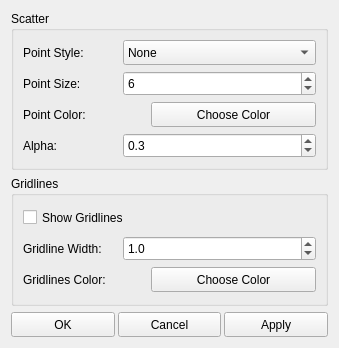
<?xml version="1.0" encoding="UTF-8"?>
<ui version="4.0">
 <class>Dialog</class>
 <widget class="QWidget" name="Dialog">
  <property name="geometry">
   <rect>
    <x>0</x>
    <y>0</y>
    <width>339</width>
    <height>348</height>
   </rect>
  </property>
  <property name="windowTitle">
   <string>Ternary Settings</string>
  </property>
  <layout class="QVBoxLayout" name="verticalLayout_3">
   <item>
    <widget class="QGroupBox" name="groupBox">
     <property name="title">
      <string>Scatter</string>
     </property>
     <layout class="QVBoxLayout" name="verticalLayout">
      <item>
       <layout class="QHBoxLayout" name="horizontalLayout" stretch="1,2">
        <property name="spacing">
         <number>3</number>
        </property>
        <item>
         <widget class="QLabel" name="lbl_point_style">
          <property name="sizePolicy">
           <sizepolicy hsizetype="Preferred" vsizetype="Fixed">
            <horstretch>0</horstretch>
            <verstretch>0</verstretch>
           </sizepolicy>
          </property>
          <property name="minimumSize">
           <size>
            <width>0</width>
            <height>25</height>
           </size>
          </property>
          <property name="text">
           <string>Point Style:</string>
          </property>
         </widget>
        </item>
        <item>
         <widget class="QComboBox" name="cmb_marker_style">
          <property name="sizePolicy">
           <sizepolicy hsizetype="Preferred" vsizetype="Fixed">
            <horstretch>0</horstretch>
            <verstretch>0</verstretch>
           </sizepolicy>
          </property>
          <property name="minimumSize">
           <size>
            <width>0</width>
            <height>25</height>
           </size>
          </property>
          <property name="maximumSize">
           <size>
            <width>16777215</width>
            <height>25</height>
           </size>
          </property>
          <property name="currentIndex">
           <number>0</number>
          </property>
          <item>
           <property name="text">
            <string>None</string>
           </property>
          </item>
          <item>
           <property name="text">
            <string>Square</string>
           </property>
          </item>
          <item>
           <property name="text">
            <string>Circle</string>
           </property>
          </item>
          <item>
           <property name="text">
            <string>Triangle_up</string>
           </property>
          </item>
          <item>
           <property name="text">
            <string>Triangle_down</string>
           </property>
          </item>
          <item>
           <property name="text">
            <string>Diamond</string>
           </property>
          </item>
          <item>
           <property name="text">
            <string>Triangle_left</string>
           </property>
          </item>
          <item>
           <property name="text">
            <string>Triangle_right</string>
           </property>
          </item>
          <item>
           <property name="text">
            <string>Hexagon</string>
           </property>
          </item>
          <item>
           <property name="text">
            <string>Star</string>
           </property>
          </item>
          <item>
           <property name="text">
            <string>Pentagon</string>
           </property>
          </item>
          <item>
           <property name="text">
            <string>Plus</string>
           </property>
          </item>
          <item>
           <property name="text">
            <string>X</string>
           </property>
          </item>
         </widget>
        </item>
       </layout>
      </item>
      <item>
       <layout class="QHBoxLayout" name="horizontalLayout_2" stretch="1,2">
        <property name="spacing">
         <number>3</number>
        </property>
        <item>
         <widget class="QLabel" name="lbl_point_size">
          <property name="minimumSize">
           <size>
            <width>0</width>
            <height>25</height>
           </size>
          </property>
          <property name="text">
           <string>Point Size:</string>
          </property>
         </widget>
        </item>
        <item>
         <widget class="QSpinBox" name="spb_marker_size">
          <property name="minimumSize">
           <size>
            <width>0</width>
            <height>25</height>
           </size>
          </property>
          <property name="maximumSize">
           <size>
            <width>16777215</width>
            <height>25</height>
           </size>
          </property>
          <property name="maximum">
           <number>100</number>
          </property>
          <property name="value">
           <number>6</number>
          </property>
         </widget>
        </item>
       </layout>
      </item>
      <item>
       <layout class="QHBoxLayout" name="horizontalLayout_6" stretch="1,2">
        <property name="spacing">
         <number>3</number>
        </property>
        <item>
         <widget class="QLabel" name="lbl_point_color">
          <property name="sizePolicy">
           <sizepolicy hsizetype="Preferred" vsizetype="Fixed">
            <horstretch>0</horstretch>
            <verstretch>0</verstretch>
           </sizepolicy>
          </property>
          <property name="minimumSize">
           <size>
            <width>0</width>
            <height>25</height>
           </size>
          </property>
          <property name="text">
           <string>Point Color:</string>
          </property>
         </widget>
        </item>
        <item>
         <layout class="QHBoxLayout" name="horizontalLayout_7">
          <item>
           <widget class="QLabel" name="lbl_point_color_preview">
            <property name="sizePolicy">
             <sizepolicy hsizetype="Preferred" vsizetype="Fixed">
              <horstretch>0</horstretch>
              <verstretch>0</verstretch>
             </sizepolicy>
            </property>
            <property name="minimumSize">
             <size>
              <width>25</width>
              <height>25</height>
             </size>
            </property>
            <property name="maximumSize">
             <size>
              <width>25</width>
              <height>25</height>
             </size>
            </property>
            <property name="text">
             <string/>
            </property>
           </widget>
          </item>
          <item>
           <widget class="QPushButton" name="btn_point_color">
            <property name="minimumSize">
             <size>
              <width>0</width>
              <height>25</height>
             </size>
            </property>
            <property name="text">
             <string>Choose Color</string>
            </property>
           </widget>
          </item>
         </layout>
        </item>
       </layout>
      </item>
      <item>
       <layout class="QHBoxLayout" name="horizontalLayout_8" stretch="1,2">
        <property name="spacing">
         <number>3</number>
        </property>
        <item>
         <widget class="QLabel" name="lbl_alpha">
          <property name="minimumSize">
           <size>
            <width>0</width>
            <height>25</height>
           </size>
          </property>
          <property name="text">
           <string>Alpha:</string>
          </property>
         </widget>
        </item>
        <item>
         <widget class="QDoubleSpinBox" name="dsb_alpha">
          <property name="minimumSize">
           <size>
            <width>0</width>
            <height>25</height>
           </size>
          </property>
          <property name="maximumSize">
           <size>
            <width>16777215</width>
            <height>25</height>
           </size>
          </property>
          <property name="decimals">
           <number>1</number>
          </property>
          <property name="maximum">
           <double>1.000000000000000</double>
          </property>
          <property name="singleStep">
           <double>0.100000000000000</double>
          </property>
          <property name="value">
           <double>0.300000000000000</double>
          </property>
         </widget>
        </item>
       </layout>
      </item>
     </layout>
    </widget>
   </item>
   <item>
    <widget class="QGroupBox" name="groupBox_2">
     <property name="title">
      <string>Gridlines</string>
     </property>
     <layout class="QVBoxLayout" name="verticalLayout_2">
      <item>
       <widget class="QCheckBox" name="chk_show_gridlines">
        <property name="sizePolicy">
         <sizepolicy hsizetype="Minimum" vsizetype="Fixed">
          <horstretch>0</horstretch>
          <verstretch>0</verstretch>
         </sizepolicy>
        </property>
        <property name="minimumSize">
         <size>
          <width>0</width>
          <height>25</height>
         </size>
        </property>
        <property name="maximumSize">
         <size>
          <width>16777215</width>
          <height>25</height>
         </size>
        </property>
        <property name="text">
         <string>Show Gridlines</string>
        </property>
       </widget>
      </item>
      <item>
       <layout class="QHBoxLayout" name="horizontalLayout_9" stretch="1,2">
        <property name="spacing">
         <number>3</number>
        </property>
        <item>
         <widget class="QLabel" name="lbl_gridline_width">
          <property name="minimumSize">
           <size>
            <width>0</width>
            <height>25</height>
           </size>
          </property>
          <property name="text">
           <string>Gridline Width:</string>
          </property>
         </widget>
        </item>
        <item>
         <widget class="QDoubleSpinBox" name="dsb_gridline_width">
          <property name="minimumSize">
           <size>
            <width>0</width>
            <height>25</height>
           </size>
          </property>
          <property name="decimals">
           <number>1</number>
          </property>
          <property name="minimum">
           <double>0.000000000000000</double>
          </property>
          <property name="maximum">
           <double>10.000000000000000</double>
          </property>
          <property name="value">
           <double>1.000000000000000</double>
          </property>
         </widget>
        </item>
       </layout>
      </item>
      <item>
       <layout class="QHBoxLayout" name="horizontalLayout_5" stretch="1,2">
        <property name="spacing">
         <number>3</number>
        </property>
        <item>
         <widget class="QLabel" name="lbl_gridlines_color">
          <property name="sizePolicy">
           <sizepolicy hsizetype="Preferred" vsizetype="Fixed">
            <horstretch>0</horstretch>
            <verstretch>0</verstretch>
           </sizepolicy>
          </property>
          <property name="minimumSize">
           <size>
            <width>0</width>
            <height>25</height>
           </size>
          </property>
          <property name="text">
           <string>Gridlines Color:</string>
          </property>
         </widget>
        </item>
        <item>
         <layout class="QHBoxLayout" name="horizontalLayout_3">
          <item>
           <widget class="QLabel" name="lbl_gridlines_color_preview">
            <property name="sizePolicy">
             <sizepolicy hsizetype="Preferred" vsizetype="Fixed">
              <horstretch>0</horstretch>
              <verstretch>0</verstretch>
             </sizepolicy>
            </property>
            <property name="minimumSize">
             <size>
              <width>25</width>
              <height>25</height>
             </size>
            </property>
            <property name="maximumSize">
             <size>
              <width>25</width>
              <height>25</height>
             </size>
            </property>
            <property name="text">
             <string/>
            </property>
           </widget>
          </item>
          <item>
           <widget class="QPushButton" name="btn_gridlines_color">
            <property name="minimumSize">
             <size>
              <width>0</width>
              <height>25</height>
             </size>
            </property>
            <property name="text">
             <string>Choose Color</string>
            </property>
           </widget>
          </item>
         </layout>
        </item>
       </layout>
      </item>
     </layout>
    </widget>
   </item>
   <item>
    <layout class="QHBoxLayout" name="horizontalLayout_4" stretch="1,1,1">
     <property name="spacing">
      <number>3</number>
     </property>
     <item>
      <widget class="QPushButton" name="btn_ok">
       <property name="minimumSize">
        <size>
         <width>0</width>
         <height>25</height>
        </size>
       </property>
       <property name="text">
        <string>OK</string>
       </property>
      </widget>
     </item>
     <item>
      <widget class="QPushButton" name="btn_cancel">
       <property name="minimumSize">
        <size>
         <width>0</width>
         <height>25</height>
        </size>
       </property>
       <property name="text">
        <string>Cancel</string>
       </property>
      </widget>
     </item>
     <item>
      <widget class="QPushButton" name="btn_apply">
       <property name="minimumSize">
        <size>
         <width>0</width>
         <height>25</height>
        </size>
       </property>
       <property name="text">
        <string>Apply</string>
       </property>
      </widget>
     </item>
    </layout>
   </item>
  </layout>
 </widget>
 <resources/>
 <connections/>
</ui>
